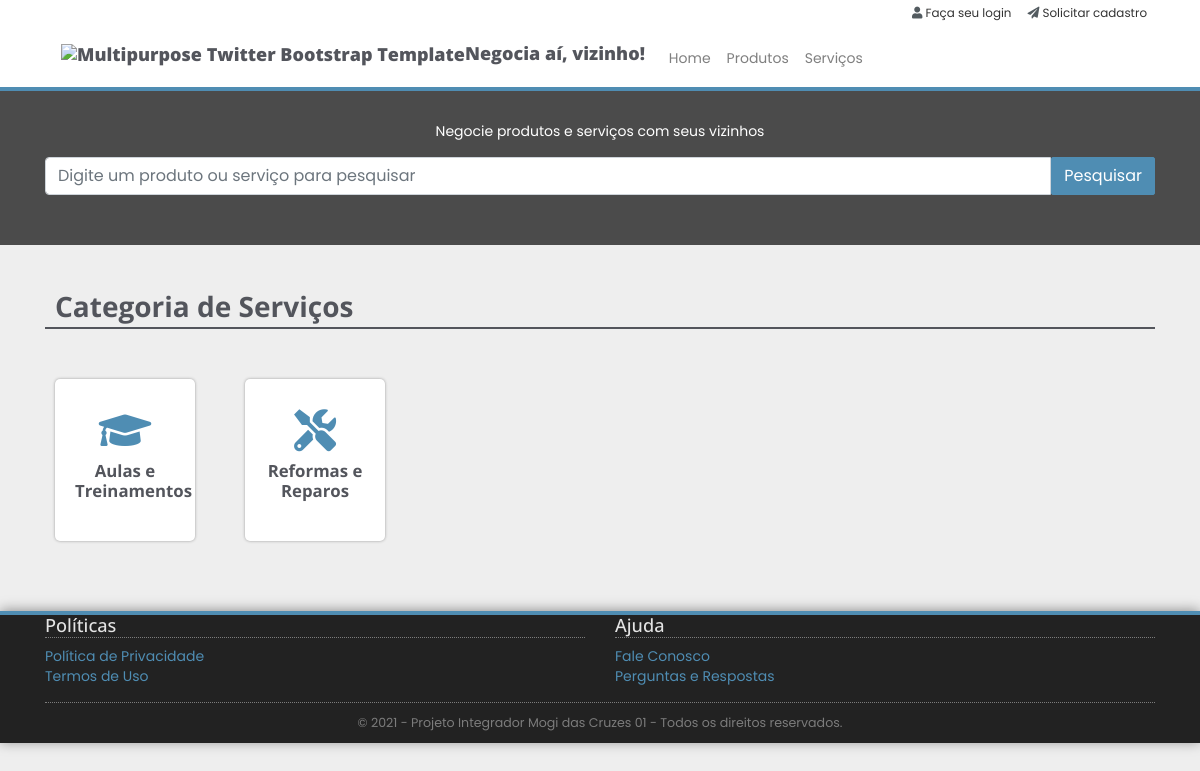
The page /servicos/ on the database its author committed.
### anuncios/models.py (models this page shows, shortened)
class Categoria(models.Model):
    STATUS_CHOICES = (
        ('P', 'Produto'),
        ('S', 'Serviço'),
    )
    nm_categoria = models.CharField(
        max_length=150, verbose_name='Nome da Categoria')
    tp_categoria = models.CharField(
        max_length=1, verbose_name='Tipo de Categoria', choices=STATUS_CHOICES)
    nm_icone = models.CharField(max_length=30, verbose_name='Nome do Ícone',
                                help_text='Opções no site https://fontawesome.com.')

### anuncios/views.py (the view)
# urls.py: path('servicos/', views.servicos, name = 'servicos'),
def servicos(request):
    categorias_todas = list(Categoria.objects.filter(tp_categoria='S'))
    categorias = []
    for itens in categorias_todas:
        if Servico.objects.filter(categoria=itens.id, st_servico='A').exclude(usuario__in=usuarios_inativos()).count() > 0:
            categorias.append(itens)
    return render(request, 'anuncios/servicos.html', {'categorias': categorias})

### anuncios/views.py (called while the page is built)
def usuarios_inativos():
    group = Group.objects.get(name='Inativo')
    usersx = group.user_set.all()
    list = []
    for item in usersx:
        list.append(item.id)
    return list

### anuncios/templates/anuncios/servicos.html (shortened to what this page needs)
{% extends 'base.html' %}
{% load static %}
{% block content %}
	<div class="section">
		<div class="container">
			<h2>Categoria de Serviços</h2>
			<div class="row">
				{% for categoria in categorias %}
				<div class="col-md-2 col-sm-6">
					<div class="service-wrapper">
						<a href="/lista_servicos/{{categoria.id}}">
						<i class="{{categoria.nm_icone}}"></i>
						<h3>{{categoria.nm_categoria}}</h3>
						</a>
					</div>
				</div>
				{% endfor %}
			</div>
	    </div>
	</div>
{% endblock %}

### anuncios/static/css/main.css (style rules this page uses)
body { background: url(../img/page-background.png); }
.section { padding: 30px 0; -webkit-transform: translateZ(0); -moz-transform: translateZ(0); -o-transform: translateZ(0); -ms-transform: translateZ(0); transform: translateZ(0); }
.section .container:first-child h1, .section .container:first-child h2, .section .container:first-child h3 { margin-top: 0; font-weight: 700; }
body { font-family: Arial, Helvetica, sans-serif; font-size: 14px; line-height: 20px; color: #535b60; }
h2 { color: #53555c; font-family: 'Open Sans', sans-serif; font-size: 2em; border-bottom: 2px solid #53555c; line-height: 1.5em; margin: 30px 0; padding-left: 10px; }
h3 { font-family: 'Open Sans', sans-serif; color: #53555c; font-size: 1.5em; }
a { color: #4f8db3; }
.service-wrapper { background: #FFF; margin: 20px 10px; text-align: center; padding: 30px 20px; -webkit-border-radius: 5px; -webkit-background-clip: padding-box; -moz-border-radius: 5px; -moz-background-clip: padding; border-radius: 5px; background-clip: padding-box; -webkit-box-shadow: 0 0 3px #999; -moz-box-shadow: 0 0 3px #999; box-shadow: 0 0 3px #999; color: 0 0 3px #999; }
.service-wrapper h3 { font-size: 1.2em; margin: 10px 0 !important; }

### anuncios/static/css/main-product-detail.css (style rules this page uses)
body { background-color: #eee; font-family: "Poppins", sans-serif }

### rows shown on the page
Categoria: nm_categoria "Aulas e Treinamentos"
Categoria: nm_categoria "Reformas e Reparos"
